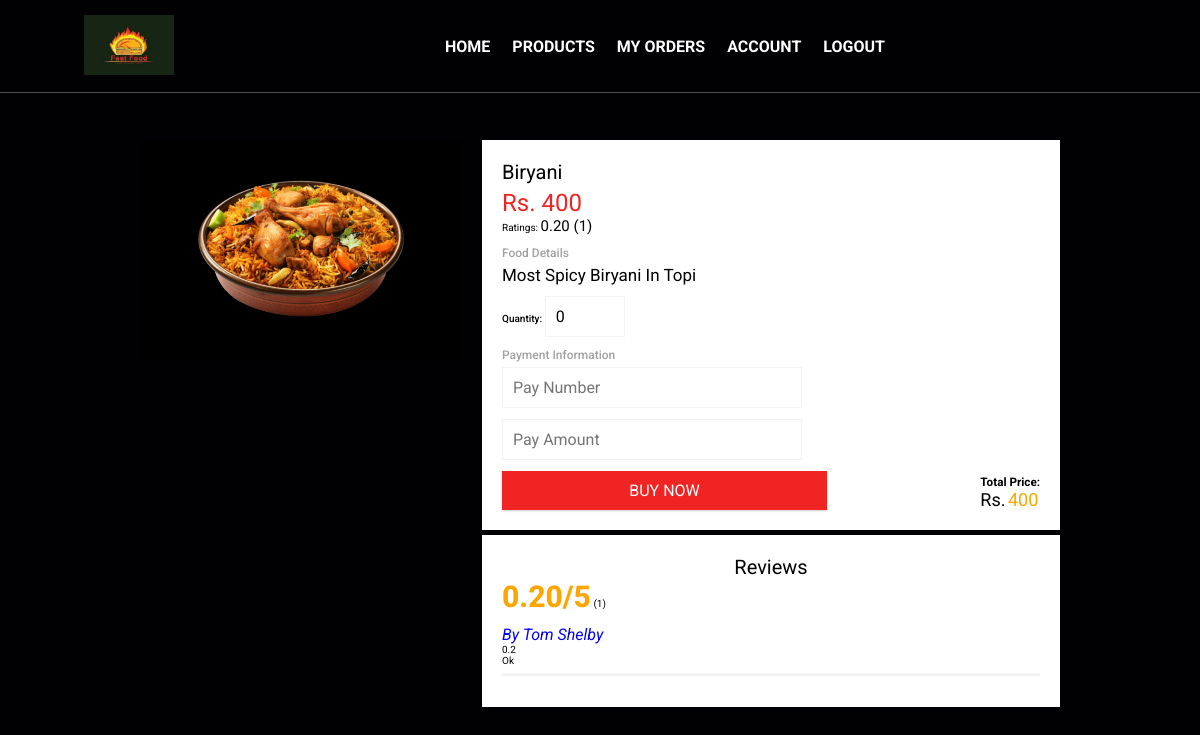
Screenshot of /menu/13 (signed in) with the database file from the repository.
### tables this page shows
CREATE TABLE Food
    (
        food_no          INTEGER PRIMARY KEY AUTOINCREMENT ,
        food_image       VARCHAR(300) ,
        food_price       int,
        food_title       VARCHAR (100) ,
        food_description VARCHAR (500) ,
        admin_id         int NOT NULL,
        FOREIGN KEY (ADMIN_ID) REFERENCES ADMIN(ADMIN_ID)
    );

CREATE TABLE Customers(
        customer_id    INTEGER PRIMARY KEY AUTOINCREMENT,
        phone_no       varchar (25),
        user_name      VARCHAR (30),
        first_name     VARCHAR (30),
        last_name      VARCHAR (30),
        password        VARCHAR (30),
        address        VARCHAR (100),
        email          VARCHAR (50),
        admin_id        int not null,
        FOREIGN KEY (ADMIN_ID) REFERENCES ADMIN(ADMIN_ID)
        );

CREATE TABLE "Reviews" (
	"review_id"	INTEGER,
	"review_rate"	DECIMAL(2, 2) NOT NULL,
	"review_description"	VARCHAR(500) NOT NULL,
	"Order_ID"	int NOT NULL UNIQUE,
	PRIMARY KEY("review_id" AUTOINCREMENT),
	FOREIGN KEY("Order_ID") REFERENCES "ORDERED"("Order_ID") ON DELETE CASCADE
);

### app.py (the view)
@app.route('/menu/<filter>')
def filter(filter):
    if "Useremail" and "Userpassword" in session:
        if filter == 'filterByPrice':
            foods = db.FoodsFilterBy("food_price")
            foods = foods.fetchall()
            foodnosAndRates = db.returnAllReviewsRatesAndFood_nos()
            foodnosAndRates = foodnosAndRates.fetchall()
            return render_template('menu.html', foods=foods, foodnosAndRates=foodnosAndRates)
        elif filter == 'filterByRating':
            foods = db.FoodsFilterByOrderRatings()
            foods = foods.fetchall()
            foodnosAndRates = db.returnAllReviewsRatesAndFood_nos()
            foodnosAndRates = foodnosAndRates.fetchall()
            return render_template('menu.html', foods=foods, foodnosAndRates=foodnosAndRates)
        return redirect(url_for('menu'))
    return redirect(url_for('login'))

### database.py (called while the page is built)
    @ staticmethod
    def returnFoodById(id):
        connection = s.connect("foodSystem.db")
        cursor = connection.cursor()
        food = cursor.execute(f"SELECT * FROM Food WHERE food_no = {id}")
        return food

    @ staticmethod
    def foodIdExists(id):
        connection = s.connect("foodSystem.db")
        cursor = connection.cursor()
        foodcountList = cursor.execute(
            f"SELECT COUNT(*) FROM Food WHERE food_no = {id}").fetchone()
        return int(''.join([str(n) for n in foodcountList])) == 1

    @staticmethod
    def returnAllReviewsOfFood_noWithJoins(food_no):
        connection = s.connect("foodSystem.db")
        cursor = connection.cursor()
        reviews = cursor.execute(f'''
            SELECT c.first_name, c.last_name, r.review_rate, r.review_description from Reviews r
            inner join Ordered o
            on o.Order_Id = r.Order_Id
            INNER join Customers c
            on o.customer_id = c.customer_id
            inner join Food f
            on o.food_no = f.food_no
            where f.food_no = '{food_no}'
        ''')
        return reviews

    @staticmethod
    def returnReviewsOfFood_noWithJoins(food_id):
        connection = s.connect("foodSystem.db")
        cursor = connection.cursor()
        reviews = cursor.execute(f'''
            SELECT avg(r.review_rate), count(*) from Reviews r
            inner join Ordered o
            on o.Order_Id = r.Order_Id
            INNER join Customers c
            on o.customer_id = c.customer_id
            inner join Food f
            on o.food_no = f.food_no
            GROUP by f.food_no
            having f.food_no = '{food_id}'
        ''')
        return reviews

### templates/productdetails.html (shortened to what this page needs)
{% extends 'base.html' %}
{% block body %}
{% if food != [] %}
    <div class="product">
        <div class="productImage">
            <img src="/static/images/{{ food[1] }}" alt="">
        </div>
        <div class="foodReviews">
        <div class="productContent">
            <div class="productTitle">
                <h1>{{ food[3] }}</h1>
            </div>
            <div class="productPrice">
                <p>Rs. {{ food[2] }}</p>
            </div>
            <span>Ratings: </span>
            {% if  reviewsAndCount != None %}
            <span style="font-size: 15px;">
                {{ "%.2f"|format(reviewsAndCount[0]) }} ({{ reviewsAndCount[1] }})
            </span>
            {% else %}
            <span style="font-size: 15px;">
                0.0 (0)
            </span>
            {% endif %}
            <br>
            <br>
            <p class="descText">Food Details</p>
            <div class="productDesc">
                <p>{{ food[4] }}</p>
            </div><br>
            {% set foodPrice = food[2] %}
        <div class="paymentInfoAndTotal">
        <form action="#" method="post">
            <span style="font-weight: 500;">Quantity:</span>
            <input class="quantity" type="number" min="0" name="quantity" id="quantity" value="0" required oninput="calcTotal('{{ food[2] }}')"><br><br>
            <p class="descText">Payment Information</p>
            <input type="text" pattern="[0-9]*" minlength="11" maxlength="11" name="pay_number" id="pay_number" placeholder="Pay Number" required><br><br>
            <input type="number" min="{{ food[2] }}" name="pay_amount" id="pay_amount" placeholder="Pay Amount" required oninput="document.getElementById('pay_amount').value = parseInt(document.getElementById('totalPrice').innerHTML)"><br><br>
            <span><input type="submit" value="BUY NOW"></span>
        </form>
        <span class="TP">
            <h3>Total Price:</h3>
            <span style="font-size: large;">Rs.</span>
            <span style="font-size: large; color: orange;" id="totalPrice">{{ food[2] }}</span>
        </span>
    </div>
        </div>
        {% if allRevs != [] %}
        <div class="reviews">
            <div style="text-align: center;font-size: 20px;">Reviews</div>
            <span class="totaReviews" style="font-size: 30px; font-weight: 800; color: orange;">{{ "%.2f"|format(reviewsAndCount[0]) }}/5</span>
            <span>({{ reviewsAndCount[1] }})</span>
            <br><br>
            {% for i in range(allRevs|length) %}
                <div style="border-bottom: 3px solid #F2F3F5;padding-bottom: 7px;" class="revs">
                    <div style="font-style: italic; font-size: 16px;color: blue;"
                    class="reviewerName">by {{allRevs[i][0]}} {{allRevs[i][1]}}</div>
                    <div class="revRating">{{allRevs[i][2]}}</div>
                    <div class="revDesc">{{allRevs[i][3]}}</div>
                </div>
                <br>
            {% endfor %}
            </div>
        {% else %}
    <div class="reviews">
        <div style="font-size: 18px; text-align: center;">No reviews yet.</div>
    </div>
        {% endif %}
        </div>
    </div>
{% endif %}
{% endblock %}

### static/css/style.css (style rules this page uses)
:root { --main-color: #f12424; --black: #13131a; --bg: #010103; --border: .1rem solid rgba(255, 255, 255, .3); }
* { margin: 0; padding: 0; font-family:'Roboto', sans-serif; outline: none; border:none; box-sizing: border-box; text-decoration: none; text-transform: capitalize; transition: .2s linear; }
html { font-size: 62.5%; overflow-x: hidden; scroll-padding-top: 9rem; scroll-behavior: smooth; }
body { background: var(--bg); }
.foodReviews { display: flex; flex-direction: column; }
.reviews { background-color: white; padding: 20px; box-sizing: border-box; box-shadow: 0 1px 2px rgba(0, 0, 0, 0.2); margin-top: 5px; }
.product { padding: 20px; margin-left: 10%; margin-right: 10%; margin-top: 10%; }
.productContent { width: 100%; float: right; background-color: white; padding: 20px; box-sizing: border-box; height: 50%; box-shadow: 0 1px 2px rgba(0, 0, 0, 0.2); }
.productTitle h1 { width: 50%; font-weight: 400; }
.descText { margin-bottom: 5px; width: 60%; color: #a1a1a1; font-size:larger; font-weight: 500; }
.productDesc p { width: 50%; font-size:17px; }
.productPrice p { margin-top: 5px; font-size: x-large; color: #f12424; }
.productImage { float: left; width: 35%; margin-right: 20px; position: relative; }
.productImage img { width: 100%; border-radius: 3px; }
.product form .quantity { width: 80px; }
.product form input { font-size: medium; padding: 10px; width: 300px; border: 1px solid #F2F3F5; }
.product form input[type='submit'] { color: white; border: none; background-color: #f12424; border-radius: 0; box-shadow: 0 1px 2px rgba(0, 0, 0, 0.2); cursor: pointer; width: 325px; }
.paymentInfoAndTotal { display: flex; align-items:flex-end; justify-content: space-between; }
input { font-size: medium; padding: 10px; width: 300px; border: 1px solid #f12424; }
input[type='submit'] { width: 100%; cursor: pointer; color: white; background-color: #f12424; border: none; border-radius: 0; box-shadow: 0 1px 2px rgba(0, 0, 0, 0.2); }

### rows the page displays
Food: food_image (picture), food_title "Biryani", food_price "400", food_description "Most Spicy Biryani In Topi"
Customers: first_name "Tom", last_name "Shelby"
Reviews: review_rate "0.2", review_description "Ok"

### other values shown
{{ "%.2f"|format(reviewsAndCount[0]) }} "0.20"
{{ reviewsAndCount[1] }} "1"
